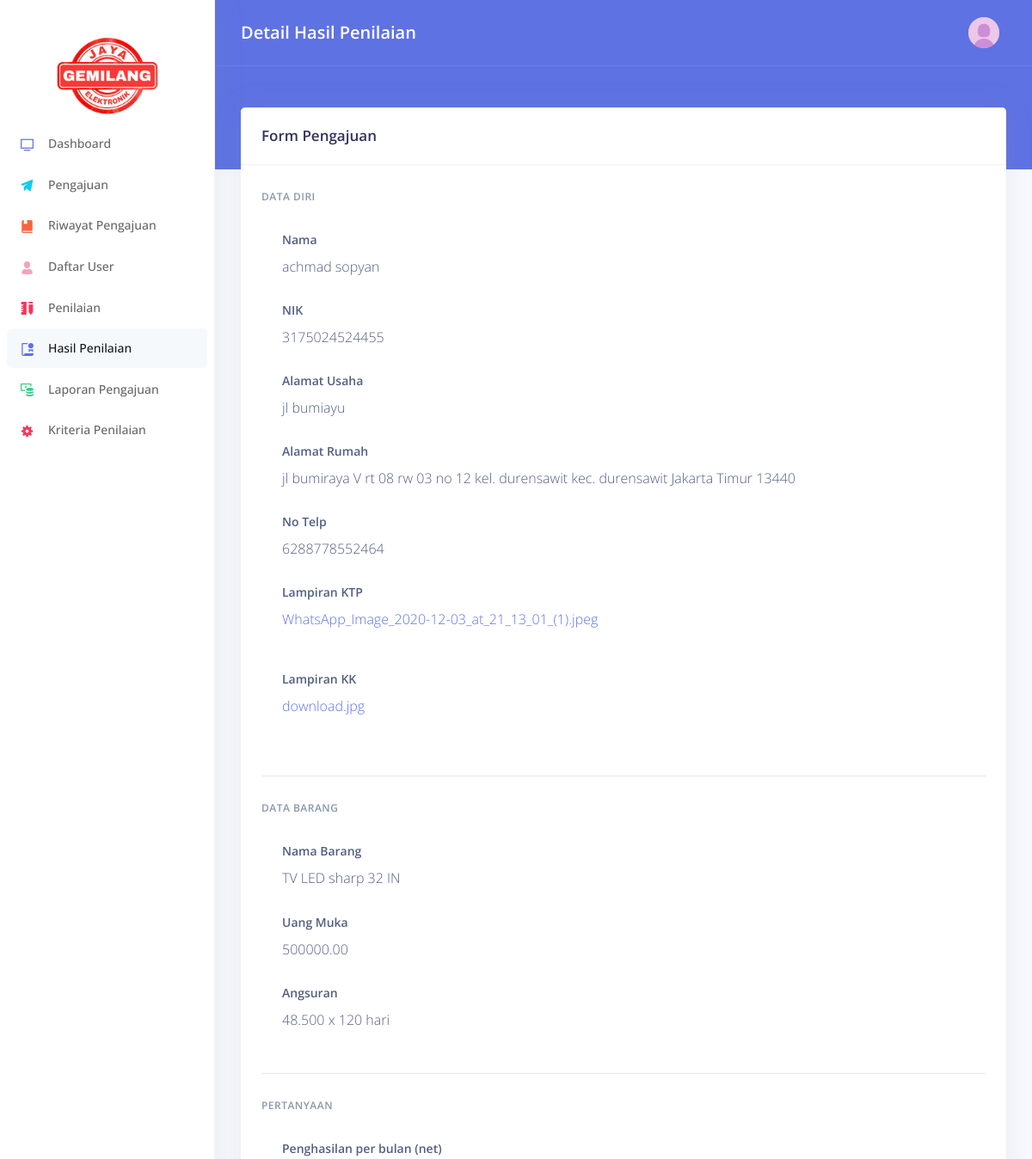
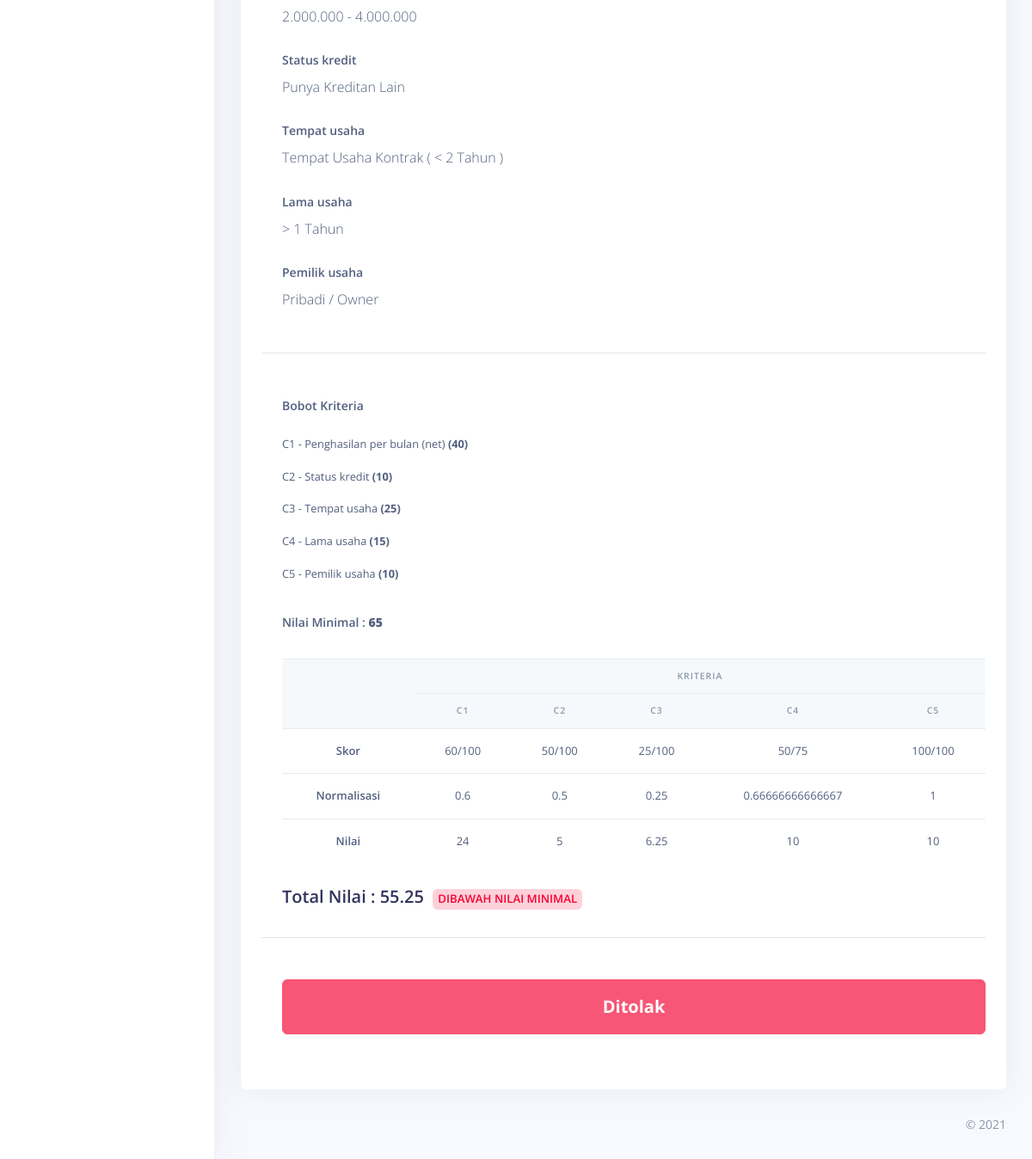
The app's page /assessmentresult/detail/10 with its own data (2 pictures, top to bottom).
### tables this page shows
CREATE TABLE `submission` (
  `id` int(11) NOT NULL,
  `sub_number` varchar(15) DEFAULT NULL,
  `user_id` int(11) DEFAULT NULL,
  `name` varchar(255) DEFAULT NULL,
  `nik` varchar(15) DEFAULT NULL,
  `store_addr` text DEFAULT NULL,
  `home_addr` text DEFAULT NULL,
  `phone` varchar(15) DEFAULT NULL,
  `item` int(11) DEFAULT NULL,
  `item_name` varchar(255) DEFAULT NULL,
  `installment` int(11) DEFAULT NULL,
  `installment_name` varchar(255) DEFAULT NULL,
  `dp` decimal(10,2) DEFAULT NULL,
  `ktp` varchar(255) DEFAULT NULL,
  `kk` varchar(255) DEFAULT NULL,
  `status` varchar(255) DEFAULT NULL,
  `score` int(3) DEFAULT NULL,
  `insert_date` datetime DEFAULT NULL,
  `review_date` datetime DEFAULT NULL
);

CREATE TABLE `items` (
  `id` int(11) NOT NULL,
  `kode_barang` varchar(10) NOT NULL,
  `name` varchar(255) DEFAULT NULL,
  `price` decimal(10,2) DEFAULT NULL,
  `dp` decimal(10,2) DEFAULT NULL,
  `pict` varchar(255) NOT NULL
);

CREATE TABLE `installment` (
  `id` int(11) NOT NULL,
  `items_id` int(11) NOT NULL,
  `period` varchar(255) DEFAULT NULL
);

CREATE TABLE `submission_quest` (
  `id` int(11) NOT NULL,
  `sid` int(11) DEFAULT NULL,
  `cid` int(11) DEFAULT NULL,
  `cidx` int(11) DEFAULT NULL,
  `cid_desc` varchar(255) DEFAULT NULL,
  `cidx_desc` varchar(255) DEFAULT NULL,
  `score` int(11) DEFAULT NULL,
  `max_score` int(11) DEFAULT NULL,
  `alias` varchar(5) DEFAULT NULL,
  `weight` int(11) DEFAULT NULL
);

CREATE TABLE `criteria` (
  `id` int(11) NOT NULL,
  `code` varchar(5) DEFAULT NULL,
  `desc` varchar(255) DEFAULT NULL,
  `updated_date` datetime DEFAULT NULL,
  `updated_by` varchar(255) DEFAULT NULL,
  `weight` int(11) DEFAULT NULL
);

### application/core/MY_Controller.php (called while the page is built, shortened)
<?php if (!defined('BASEPATH')) exit('No direct script access allowed');
class Core_Controller extends CI_Controller
{
  public function template($view = "", $title = "", $data = [])
  {
    $dta['content'] = $view;
    $dta['site_title'] = "Creditapp";
    $dta['site_subtitle'] = $title;
    $pass = array_merge($dta, $data);
    $this->load->view('template_v', $pass);
  }
}

### application/controllers/AssessmentResult.php (called while the page is built, shortened)
<?php
class AssessmentResult extends Core_Controller
{
  public function detail($id)
  {
    $data['criteria'] = $this->Criteria_m->getCriteria()->result_array();
    $data['criteria_index'] = $this->Criteria_m->getIndexCriteria()->result_array();
    $data['installment'] = $this->Item_m->getInstallmentItem()->result_array();
    $data['items'] = $this->Item_m->getItem()->result_array();
    $data['asm'] = $this->Assessment_m->getAssessment($id)->row_array();
    $data['quest'] = $this->Submission_m->getSubmissionCriteria("", $id)->result_array();
    $this->template("assessment_detail_v", "Detail Hasil Penilaian", $data);
  }
}

### index.php (called while the page is built, shortened)
<?php
require_once BASEPATH.'core/CodeIgniter.php';

### application/models/Assessment_m.php (called while the page is built, shortened)
<?php if (!defined('BASEPATH')) exit('No direct script access allowed');
class Assessment_m extends CI_Model
{
  public function getAssessment($id = "")
  {
    if (!empty($id)) {
      $this->db->where(['id' => $id]);
    }
    $this->db->where(['score !=' => NULL]);
    return $this->db->get("submission");
  }
}

### application/models/Item_m.php (called while the page is built, shortened)
<?php if (!defined('BASEPATH')) exit('No direct script access allowed');
class Item_m extends CI_Model
{
  public function getItem($id = "")
  {
    return $this->db->get("items");
  }
  public function getInstallmentItem($id = "", $item = "")
  {
    return $this->db->get("installment");
  }
}

### application/models/Submission_m.php (called while the page is built, shortened)
<?php if (!defined('BASEPATH')) exit('No direct script access allowed');
class Submission_m extends CI_Model
{
  public function getSubmissionCriteria($id = "", $sid = "")
  {
    if (!empty($sid)) {
      $this->db->where(['sid' => $sid]);
    }
    return $this->db->get("submission_quest");
  }
}

### application/models/Criteria_m.php (called while the page is built, shortened)
<?php if (!defined('BASEPATH')) exit('No direct script access allowed');
class Criteria_m extends CI_Model
{
  public function getCriteria($id = "")
  {
    return $this->db->get("criteria");
  }
}

### application/views/assessment_detail_v.php (the view, shortened to what this page needs)
<div class="row">
  <div class="col-xl-12 order-xl-1">
    <div class="card">
      <div class="card-header">
        <div class="row align-items-center">
          <div class="col-8">
            <h3 class="mb-0">Form Pengajuan</h3>
          </div>
        </div>
      </div>
      <div class="card-body">
        <h6 class="heading-small text-muted mb-4">Data Diri</h6>
        <div class="pl-lg-4">
          <div class="row">
            <div class="col-lg-9">
              <div class="form-group">
                <label class="form-control-label">Nama</label>
                <p><?= $asm['name'] ?></p>
              </div>
            </div>
          </div>
          <div class="row">
            <div class="col-lg-9">
              <div class="form-group">
                <label class="form-control-label">NIK</label>
                <p><?= $asm['nik'] ?></p>
              </div>
            </div>
          </div>
          <div class="row">
            <div class="col-lg-9">
              <div class="form-group">
                <label class="form-control-label">Alamat Usaha</label>
                <p><?= $asm['store_addr'] ?></p>
              </div>
            </div>
          </div>
          <div class="row">
            <div class="col-lg-9">
              <div class="form-group">
                <label class="form-control-label">Alamat Rumah</label>
                <p><?= $asm['home_addr'] ?></p>
              </div>
            </div>
          </div>
          <div class="row">
            <div class="col-lg-9">
              <div class="form-group">
                <label class="form-control-label">No Telp</label>
                <p><?= $asm['phone'] ?></p>
              </div>
            </div>
          </div>
          <div class="row">
            <div class="col-lg-9">
              <div class="form-group">
                <label class="form-control-label">Lampiran KTP</label>
                <div class="custom-file">
                  <p><a href="<?= site_url('submissionhist/dop/submission/' . $asm['user_id'] . '/' . $asm['ktp']) ?>" target="_blank"><?= $asm['ktp'] ?> </a></p>
                </div>
              </div>
            </div>
          </div>
          <div class="row">
            <div class="col-lg-9">
              <div class="form-group">
                <label class="form-control-label">Lampiran KK</label>
                <div class="custom-file">
                  <p><a href="<?= site_url('submissionhist/dop/submission/' . $asm['user_id'] . '/' . $asm['kk']) ?>" target="_blank"><?= $asm['kk'] ?> </a></p>
                </div>
              </div>
            </div>
          </div>
        </div>
        <hr class="my-4">
        <h6 class="heading-small text-muted mb-4">Data Barang</h6>
        <div class="pl-lg-4">
          <div class="row">
            <div class="col-lg-9">
              <div class="form-group">
                <label class="form-control-label">Nama Barang</label>
                <?php foreach ((array)$items as $k => $v) { ?>
                  <?= $v['id'] == $asm['item'] ? "<p>" . $v['name'] . "</p>" : "" ?>
                <?php } ?>
              </div>
            </div>
          </div>
          <div class="row">
            <div class="col-md-9">
              <div class="form-group">
                <label class="form-control-label">Uang Muka</label>
                <p><?= $asm['dp'] ?></p>
              </div>
            </div>
          </div>
          <div class="row">
            <div class="col-lg-9">
              <div class="form-group">
                <label class="form-control-label">Angsuran</label>
                <?php foreach ((array)$installment as $k => $v) { ?>
                  <?= $v['id'] == $asm['installment'] ? "<p>" . $v['period'] . "</p>" : "" ?>
                <?php } ?>
              </div>
            </div>
          </div>
        </div>
        <hr class="my-4">
        <h6 class="heading-small text-muted mb-4">Pertanyaan</h6>
        <div class="pl-lg-4">
          <?php foreach ((array)$quest as $ky => $val) {  ?>
            <div class="row">
              <div class="col-md-9">
                <div class="form-group">
                  <label class="form-control-label"><?= $val['cid_desc'] ?></label>
                  <p><?= $val['cidx_desc'] ?></p>
                </div>
              </div>
            </div>
          <?php } ?>
        </div>
        <hr class="my-4">
        <div class="pl-lg-4">
          <br>
          <div class="row">
            <div class="col-md-12">
              <label class="form-control-label">Bobot Kriteria</label>
              <p>
                <?php foreach ((array)$criteria as $key => $value) { ?>
              <p class="small"><?= $value['code'] . " - " . $value['desc'] . " <b>(" . $value['weight'] . ")</b>" ?></p>
            <?php } ?>
            </div>
          </div>
          <div class="row">
            <div class="col-md-12">
              <label class="form-control-label">Nilai Minimal : <b>65</b></label>
            </div>
          </div>
          <br>
          <div class="row">
            <div class="col-md-12">
              <div class="table-responsive">
                <table class="table align-items-center table-flush">
                  <thead class="thead-light">
                    <tr align="center">
                      <th scope="col" rowspan="2"></th>
                      <th scope="col" colspan="<?= count($criteria) ?>">Kriteria</th>
                    </tr>
                    <tr align="center">
                      <?php foreach ((array)$criteria as $key => $value) { ?>
                        <th scope="col"><?= $value['code'] ?></th>
                      <?php } ?>
                    </tr>
                  </thead>
                  <tbody>
                    <tr align="center">
                      <th scope="col">Skor</th>
                      <?php foreach ($quest as $k => $v) { ?>
                        <td><?= $v['score'] . '/' . $v['max_score'] ?></td>
                      <?php } ?>
                    </tr>
                    <tr align="center">
                      <th scope="col">Normalisasi</th>
                      <?php foreach ($quest as $k => $v) { ?>
                        <td><?= $v['score'] / $v['max_score'] ?></td>
                      <?php } ?>
                    </tr>
                    <tr align="center">
                      <th scope="col">Nilai</th>
                      <?php
                      $score_tot = 0;
                      foreach ($quest as $k => $v) {
                        $score = ($v['score'] / $v['max_score']) * $v['weight']; ?>
                        <td><?= $score ?></td>
                      <?php $score_tot += $score;
                      }
                      $label = $score_tot < 65 ? "Dibawah" : "Diatas";
                      $class = $score_tot < 65 ? "danger" : "success";
                      ?>
                    </tr>
                  </tbody>
                </table>
              </div>
            </div>
          </div>
          <br>
          <div class="row">
            <div class="col-md-12">
              <h2>Total Nilai : <?= $score_tot ?>&nbsp;&nbsp;<span class="badge badge-<?= $class ?>"><?= $label . " Nilai Minimal" ?></span></h2>
            </div>
          </div>
        </div>
        <hr class="my-4">
        <div class="pl-lg-4">
          <div class="row">
            <div class="col-md-12">
              <center>
                <div class="alert alert-<?= $asm['status'] == 'Disetujui' ? 'success' : 'danger' ?>">
                  <b style="font-size: 20px;"><?= $asm['status'] ?></b>
                </div>
              </center>
            </div>
          </div>
        </div>
      </div>
    </div>
  </div>
</div>

### records on screen
submission: name "achmad sopyan", nik "3175024524455", store_addr "jl bumiayu", home_addr "jl bumiraya V rt 08 rw 03 no 12 kel. durensawit kec. durensawit Jakarta Timur 13440", phone "6288778552464", ktp "WhatsApp_Image_2020-12-03_at_21_13_01_(1).jpeg", kk "download.jpg", dp "500000.00", status "Ditolak"
items: name "TV LED sharp 32 IN"
installment: period "48.500 x 120 hari"
submission_quest: cid_desc "Penghasilan per bulan (net)", cidx_desc "2.000.000 - 4.000.000", score "60", max_score "100", $v['score'] / $v['max_score'] "0.6", score "24"
submission_quest: cid_desc "Status kredit", cidx_desc "Punya Kreditan Lain", score "50", max_score "100", $v['score'] / $v['max_score'] "0.5", score "5"
submission_quest: cid_desc "Tempat usaha", cidx_desc "Tempat Usaha Kontrak ( < 2 Tahun )", score "25", max_score "100", $v['score'] / $v['max_score'] "0.25", score "6.25"
submission_quest: cid_desc "Lama usaha", cidx_desc "> 1 Tahun", score "50", max_score "75", $v['score'] / $v['max_score'] "0.66666666666667", score "10"
submission_quest: cid_desc "Pemilik usaha", cidx_desc "Pribadi / Owner", score "100", max_score "100", $v['score'] / $v['max_score'] "1", weight "10"
criteria: code "C1", desc "Penghasilan per bulan (net)", weight "40"
criteria: code "C2", desc "Status kredit", weight "10"
criteria: code "C3", desc "Tempat usaha", weight "25"
criteria: code "C4", desc "Lama usaha", weight "15"
criteria: code "C5", desc "Pemilik usaha", weight "10"

### other values on screen
$site_subtitle "Detail Hasil Penilaian"
$score_tot "55.25"
$label "DIBAWAH"
